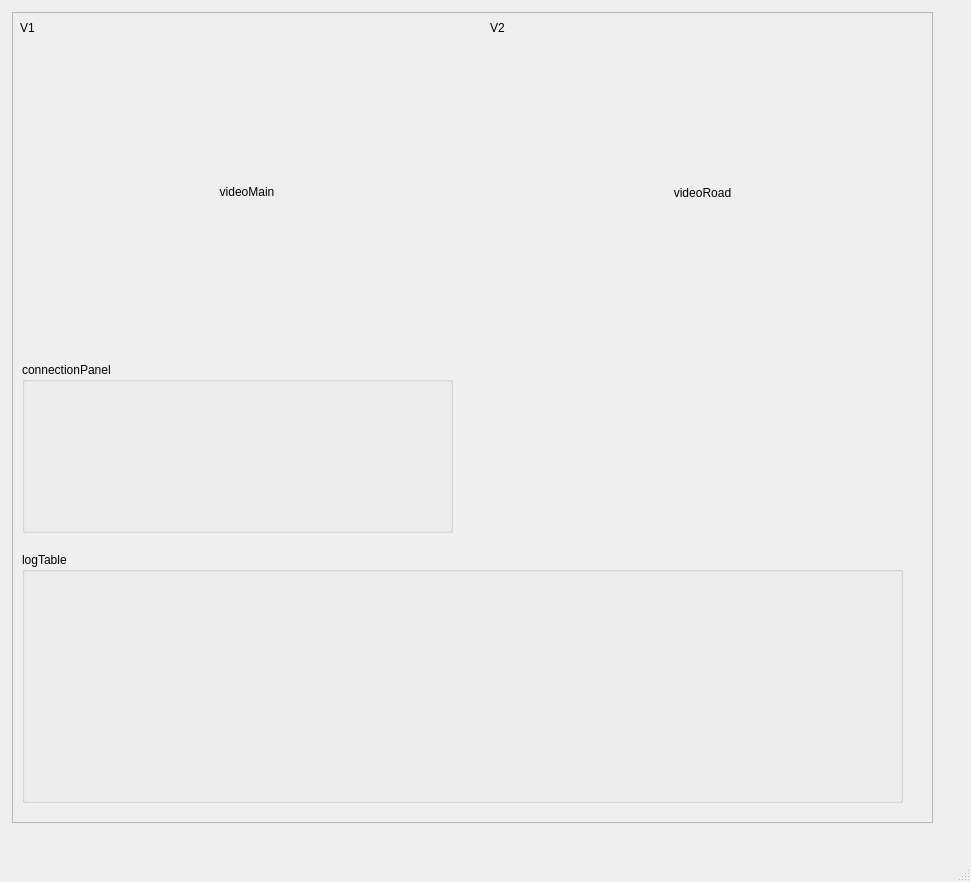
<?xml version="1.0" encoding="UTF-8"?>
<ui version="4.0">
 <class>MainWindow</class>
 <widget class="QMainWindow" name="MainWindow">
  <property name="geometry">
   <rect>
    <x>0</x>
    <y>0</y>
    <width>971</width>
    <height>882</height>
   </rect>
  </property>
  <property name="windowTitle">
   <string>Assistive Navigation — GUI (Designer/Qt6 compatible)</string>
  </property>
  <widget class="QWidget" name="centralwidget">
   <widget class="QFrame" name="mainArea">
    <property name="geometry">
     <rect>
      <x>12</x>
      <y>12</y>
      <width>921</width>
      <height>811</height>
     </rect>
    </property>
    <property name="frameShape">
     <enum>QFrame::StyledPanel</enum>
    </property>
    <widget class="QLabel" name="videoMain">
     <property name="geometry">
      <rect>
       <x>10</x>
       <y>30</y>
       <width>450</width>
       <height>300</height>
      </rect>
     </property>
     <property name="text">
      <string>videoMain</string>
     </property>
     <property name="alignment">
      <set>Qt::AlignCenter</set>
     </property>
    </widget>
    <widget class="QLabel" name="videoRoad">
     <property name="geometry">
      <rect>
       <x>480</x>
       <y>30</y>
       <width>421</width>
       <height>301</height>
      </rect>
     </property>
     <property name="text">
      <string>videoRoad</string>
     </property>
     <property name="alignment">
      <set>Qt::AlignCenter</set>
     </property>
    </widget>
    <widget class="QGroupBox" name="connectionPanel">
     <property name="geometry">
      <rect>
       <x>10</x>
       <y>350</y>
       <width>431</width>
       <height>171</height>
      </rect>
     </property>
     <property name="title">
      <string>connectionPanel</string>
     </property>
    </widget>
    <widget class="QGroupBox" name="logTable">
     <property name="geometry">
      <rect>
       <x>10</x>
       <y>540</y>
       <width>881</width>
       <height>251</height>
      </rect>
     </property>
     <property name="title">
      <string>logTable</string>
     </property>
    </widget>
    <widget class="QLabel" name="bhcLabel">
     <property name="geometry">
      <rect>
       <x>480</x>
       <y>360</y>
       <width>411</width>
       <height>181</height>
      </rect>
     </property>
     <property name="text">
      <string/>
     </property>
     <property name="alignment">
      <set>Qt::AlignCenter</set>
     </property>
    </widget>
    <widget class="QLabel" name="bhcLabel_2">
     <property name="geometry">
      <rect>
       <x>-30</x>
       <y>0</y>
       <width>91</width>
       <height>31</height>
      </rect>
     </property>
     <property name="text">
      <string>V1</string>
     </property>
     <property name="alignment">
      <set>Qt::AlignCenter</set>
     </property>
    </widget>
    <widget class="QLabel" name="bhcLabel_3">
     <property name="geometry">
      <rect>
       <x>440</x>
       <y>0</y>
       <width>91</width>
       <height>31</height>
      </rect>
     </property>
     <property name="text">
      <string>V2</string>
     </property>
     <property name="alignment">
      <set>Qt::AlignCenter</set>
     </property>
    </widget>
   </widget>
  </widget>
  <widget class="QStatusBar" name="statusBar"/>
 </widget>
 <resources/>
 <connections/>
</ui>
